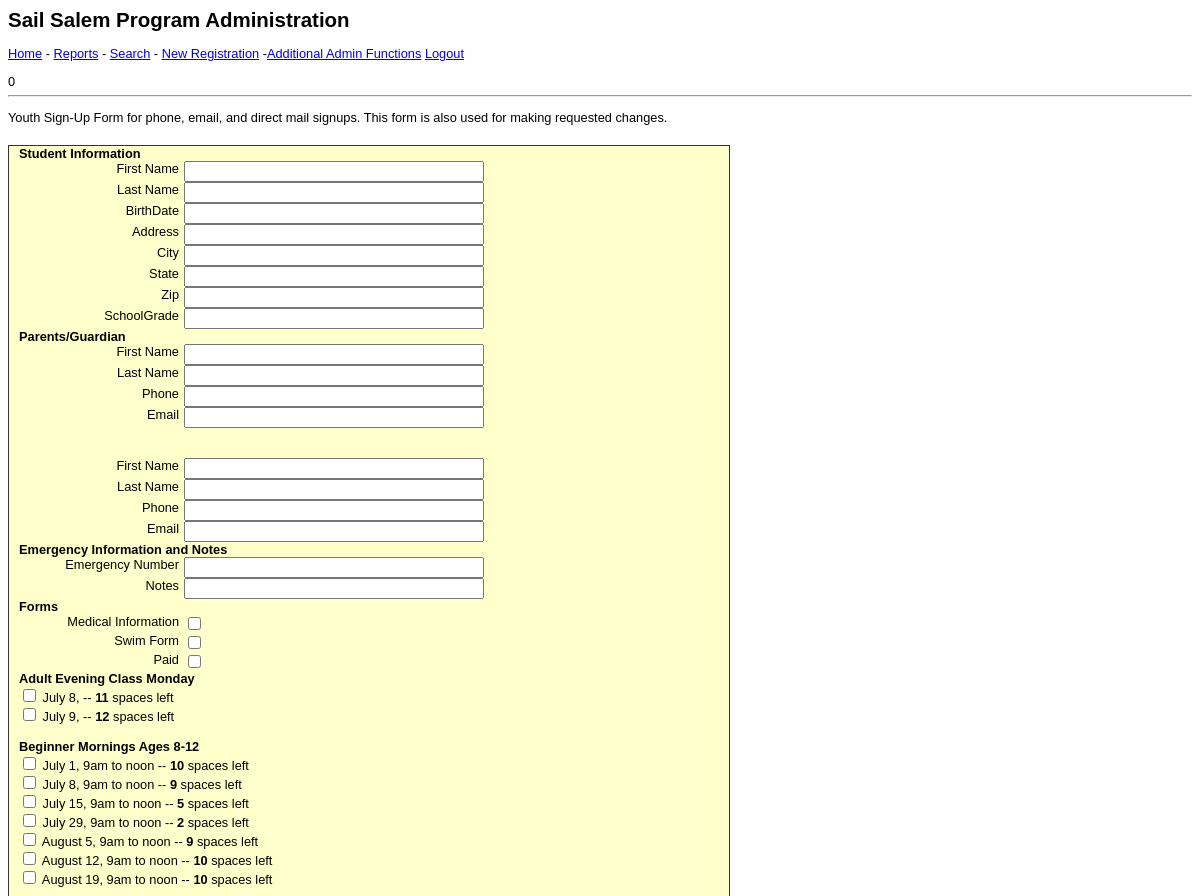
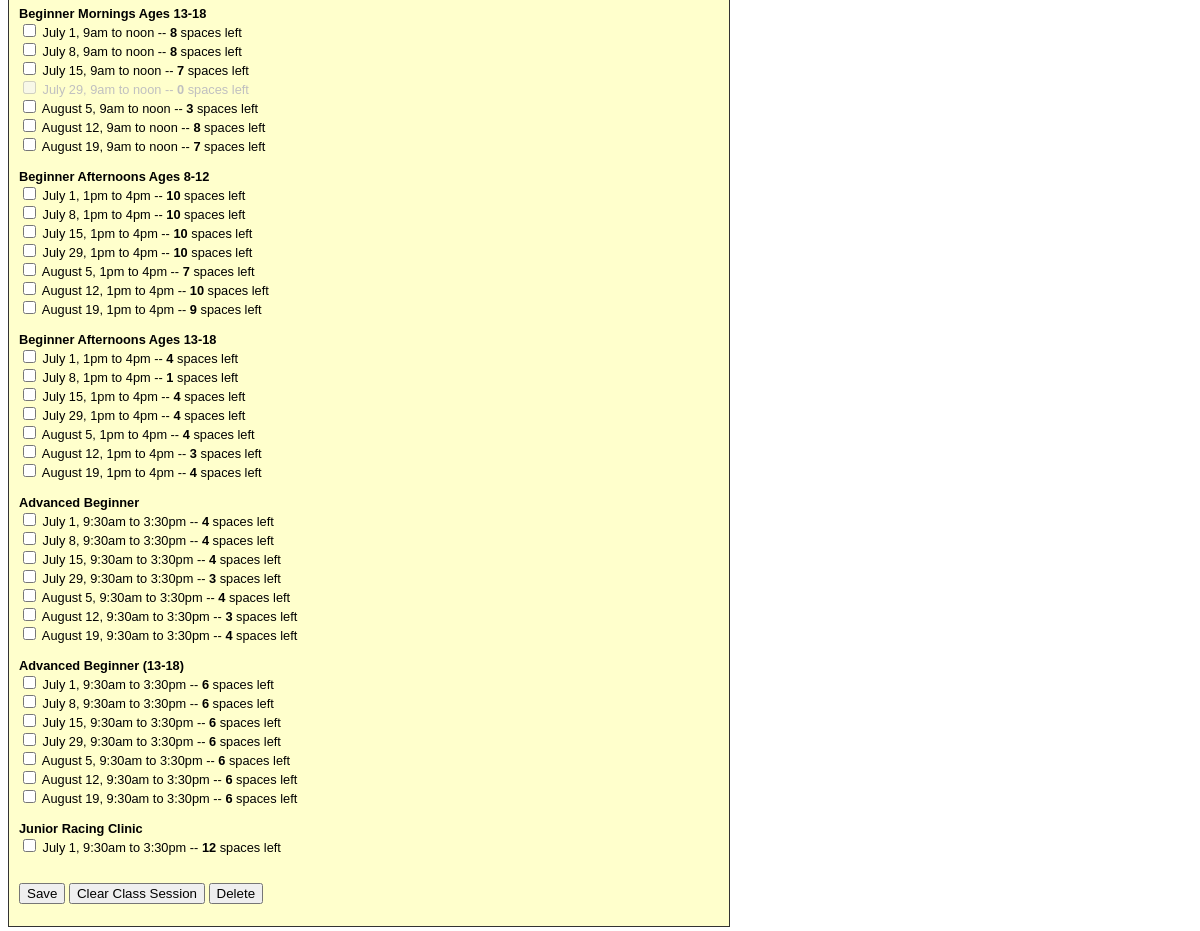
/adminregister.php (signed in), run on the app's committed database (2 pictures, top to bottom).
### tables this page shows
CREATE TABLE `sailing_program` (
  `id_sailing_program` int(11) NOT NULL AUTO_INCREMENT,
  `class_name` varchar(45) NOT NULL,
  `class_description` varchar(200) NOT NULL,
  `full_day` int(11) NOT NULL DEFAULT '0',
  `sort_order` int(2) NOT NULL DEFAULT '0',
  `class_type` varchar(50) NOT NULL,
  `age_group` varchar(50) NOT NULL,
  PRIMARY KEY (`id_sailing_program`),
  UNIQUE KEY `class_name_UNIQUE` (`class_name`)
);

### includes/sailing_program.php (called while the page is built, shortened)
<?php
class sailing_program {
  function getPrograms () {
 		$query = "
 				SELECT
 					*
 				FROM
 					sailing_program
 			  ORDER BY
 			    sort_order ASC
 				";
 		$db = new db;
 		$resultSet = $db->select($query);
 		return $resultSet;
 	}
}

### includes/db.php (called while the page is built, shortened)
<?php
class db {
  private $dbhost = 'localhost:8889';
  private $dbuser = 'sailsalem';
	private $dbpass = 'airodoodle';
	protected function open ()
	{
		$this->conn = mysql_connect($this->dbhost, $this->dbuser, $this->dbpass) or die
			('Database connection problem: ' . __LINE__ . mysql_error() );
	}
	function select ($query)
	{
		$resultSet = mysql_query($query) or die('Query execution problem: ' . mysql_error() . ""  );
		return $resultSet;
	}
}

### includes/sailing_session.php (called while the page is built, shortened)
<?php
class sailing_session {
	function getSessions ($id_sailing_program) {
		$query = "
				SELECT
					*
				FROM
					session_detail
				WHERE
					id_sailing_program = " . $id_sailing_program ;
		$db = new db;
		$resultSet = $db->select($query);
		return $resultSet;
	}
}
?>

### adminregister.php (the view, shortened to what this page needs)
<?php  ?><?php
include ('db.php');
include_once ('sailing_program.php');
include_once ('sailing_session.php');
include ('controls.php');
class admin_register {
		?>
		<?php
	function showRegistrationForm ($id_student) {
		$controls = new controls;
		$student = new student;
		$session_student = new session_student();
		$form_student = new form_student();
		echo $id_student;
		if ($id_student > 0) {
			$student->id_student = $id_student;
			$student->get();
			$session_student->id_student = $student->id_student;
			$rs_sessions = $session_student->getByStudent();
      foreach ($rs_sessions as $row) {
         $sr[] = $row["id_sailing_session"];
      }
      var_dump($rs_sessions);
			$form_student->id_student = $student->id_student;
			$forms = $form_student->getByStudent();
			while ($row = mysql_fetch_object($forms)) {
				switch ($row->id_form) {
					case 1:
						$med_form_checked = "checked";
						break;
					case 2:
						$swim_form_checked = "checked";
						break;
				};
			}
			$student_type = "existing" ;
		} else {
			$id_student = 0;
		}
    $str_birthdate = '';
?>
		<form id="youth_register" action="adminregister.php" method="post">
			<hr>
			<p>Youth Sign-Up Form for phone, email, and direct mail signups.  This form is also used for making requested changes.
			</p>
			<fieldset class="publicreg">
				<b>Student Information</b><br/>
				<label for="first_name">First Name</label><input type="text" class="text" name="first_name" value="<?php echo $student->first_name ?>" tabindex="1"> <br/>
				<label for="last_name">Last Name</label><input type="text" class="text" name="last_name" value="<?php echo $student->last_name ?>" tabindex="2"> <br/>
				<label for="birth_date">BirthDate</label><input type="text" class="text" name="birth_date" value="<?php echo $str_birthdate?>" tabindex="3"> <br/>
				<label for="address">Address</label><input type="text" class="text" name="address" value="<?php echo $student->address ?>" tabindex="4"><br/>
				<label>City			</label><input type="text" class="text" name="city" value="<?php echo $student->city ?>" tabindex="5"><br/>
				<label>State			</label><input type="text" class="text" name="state" value="<?php echo $student->state ?>" tabindex="6"><br/>
				<label>Zip				</label><input type="text" class="text" name="zip" value="<?php echo $student->zip ?>" tabindex="7"><br/>
				<label>SchoolGrade		</label><input type="text" class="text" name="school_grade" value="<?php echo $student->school_grade ?>" tabindex="8"><br/>
				<b>Parents/Guardian</b><br/>
				<label>First Name</label><input type="text" class="text" name="guardian_one_first_name" value="<?php echo $student->guardian_one_first_name ?>" tabindex="11"><br/>
				<label>Last Name</label><input type="text" class="text" name="guardian_one_last_name" value="<?php echo $student->guardian_one_last_name ?>" tabindex="12"><br/>
				<label>Phone			</label><input type="text" class="text" name="phone1" value="<?php echo $student->phone1 ?>" tabindex="13"><br/>
				<label>Email			</label><input type="text" class="text" name="email1" value="<?php echo $student->email1 ?>" tabindex="14"><br/>
				<br></br>
				<label>First Name			</label><input type="text" class="text" name="guardian_two_first_name" value="<?php echo $student->guardian_two_first_name ?>" tabindex=15><br/>
				<label>Last Name			</label><input type="text" class="text" name="guardian_two_last_name" value="<?php echo $student->guardian_two_last_name ?>" tabindex=16><br/>
				<label>Phone			</label><input type="text" class="text" name="phone2" value="<?php echo $student->phone2 ?>" tabindex="17"><br/>
				<label>Email			</label><input type="text" class="text" name="email2" value="<?php echo $student->email2 ?>" tabindex="18"><br/>
				<b>Emergency Information and Notes</b><br/>
				<label>Emergency Number		</label><input type="text" class="text" name="emergency_phone" value="<?php echo $student->emergency_phone ?>" tabindex="19"><br/>
				<label>Notes			</label><input type="text" class="text" name="notes" value="<?php echo $student->notes ?>" tabindex="20"><br/>
				<b>Forms</b><br/>
				<label for="med_form">Medical Information		</label><input type="checkbox" class="checkbox" name="cbx_forms[med]" value="1" <?php echo $med_form_checked ?> tabindex="21"><br/>
				<label for="swim_form">Swim Form			    </label><input type="checkbox" class="checkbox" name="cbx_forms[swim]" value="1" <?php echo $swim_form_checked ?> tabindex="22"><br/>
				<label for="paid">Paid</label><input type="checkbox" class="checkbox" name="paid" value="1" <?php echo $student->paid ?> tabindex="23"><br/>
<?php
        $sailing_program = new sailing_program();
        $resultSet = $sailing_program->getPrograms();
        while ($row = mysql_fetch_array($resultSet)) {
          echo "<b>" . $row["class_name"] . "</b><br/>";
          if ($id_student > 0) {
            $controls->sessionRadio($row["class_name"], $row["id_sailing_program"], $sr);
          } else {
            $controls->sessionRadio($row["class_name"], $row["id_sailing_program"]);
          }
          echo "<br/>";
        }
?>
			<p>
				<input type="submit" name="update" value="Save" />
				<button id="clear_session" value="Clear Class Selection" >Clear Class Session</button>
        <input type="submit" name="delete" value="Delete" />
			</p>
			</fieldset>
		</form>
	<?php
	}
}
?>
<?php
include('menu.php');
?>
</head>
<?php
$reg = new admin_register;
if ($_SERVER['REQUEST_METHOD'] == 'POST') {
	$reg->submit();
} else if (array_key_exists("id", $_REQUEST)) {
	$reg->showRegistrationForm($_REQUEST["id"]) ;
} else {
	$reg->showRegistrationForm(0) ;
}
?>
</body>
</html>

### includes/controls.php (shortened to what this page needs)
<?php  ?><?php
class controls {
	function sessionRadio($name, $id_sailing_program, $ar_sessions = "") {
		$sailing_session = new sailing_session();
		$sessions = $sailing_session->getSessions($id_sailing_program);
		while ($row = mysql_fetch_array($sessions, MYSQL_ASSOC)) {
			$checked = "";
			$disabled = "";
			$style="";
			if (($row["spaces_left"] < 1) && ($checked == "")) {
				$disabled = "disabled";
				$style="color: #C0C0C0; ";
			}
			$spaces_left = 0;
			if ($row["spaces_left"] < 1) {
				$spaces_left = 0;
			} else {
				$spaces_left = $row["spaces_left"];
			}
      $ss_id = $row["id_sailing_session"];
			printf ("<input type=\"checkbox\" name=\"id_sailing_session[$ss_id]\" value=\"%s\" %s %s> ",
				$ss_id,
				$checked,
				$disabled);
			printf ("<span style=\"%s \"> ",
				$style);
			printf ("%s %s, %s -- <b>%s</b> spaces left <br/>\n",
				$row["month_name"],
				$row["day_name"],
				$row["time_of_day"],
				$spaces_left,
				$row["student_limit"]);
			printf ("</span> ");
		}
	}
}
?>

### includes/css/styles.css (style rules this page uses)
body { font-family: Arial,sans-serif; font-size: .8em; }

### adminregister.php (style rules this page uses)
fieldset.publicreg { border-width:1px; border-style:solid; border-color:#333333; background-color:#FFFFCC; margin:20px 0px 20px 0px; width:700px; position:relative; display:block; padding: 0 10px 10px 10px; }
fieldset.publicreg label { float:left; width:160px; text-align:right; margin:0px 5px 0px 0px; }
fieldset.publicreg input.text { width:300px; }

### data on the page
sailing_program: class_name "Adult Evening Class Monday", value "July 8, -- 11 spaces left", value "July 9, -- 12 spaces left"
sailing_program: class_name "Beginner Mornings Ages 8-12", value "July 1, 9am to noon -- 10 spaces left", value "July 8, 9am to noon -- 9 spaces left", value "July 15, 9am to noon -- 5 spaces left", value "July 29, 9am to noon -- 2 spaces left", value "August 5, 9am to noon -- 9 spaces left", value "August 12, 9am to noon -- 10 spaces left", value "August 19, 9am to noon -- 10 spaces left"
sailing_program: class_name "Beginner Mornings Ages 13-18", value "July 1, 9am to noon -- 8 spaces left", value "July 8, 9am to noon -- 8 spaces left", value "July 15, 9am to noon -- 7 spaces left", value "July 29, 9am to noon -- 0 spaces left", value "August 5, 9am to noon -- 3 spaces left", value "August 12, 9am to noon -- 8 spaces left", value "August 19, 9am to noon -- 7 spaces left"
sailing_program: class_name "Beginner Afternoons Ages 8-12", value "July 1, 1pm to 4pm -- 10 spaces left", value "July 8, 1pm to 4pm -- 10 spaces left", value "July 15, 1pm to 4pm -- 10 spaces left", value "July 29, 1pm to 4pm -- 10 spaces left", value "August 5, 1pm to 4pm -- 7 spaces left", value "August 12, 1pm to 4pm -- 10 spaces left", value "August 19, 1pm to 4pm -- 9 spaces left"
sailing_program: class_name "Beginner Afternoons Ages 13-18", value "July 1, 1pm to 4pm -- 4 spaces left", value "July 8, 1pm to 4pm -- 1 spaces left", value "July 15, 1pm to 4pm -- 4 spaces left", value "July 29, 1pm to 4pm -- 4 spaces left", value "August 5, 1pm to 4pm -- 4 spaces left", value "August 12, 1pm to 4pm -- 3 spaces left", value "August 19, 1pm to 4pm -- 4 spaces left"
sailing_program: class_name "Advanced Beginner", value "July 1, 9:30am to 3:30pm -- 4 spaces left", value "July 8, 9:30am to 3:30pm -- 4 spaces left", value "July 15, 9:30am to 3:30pm -- 4 spaces left", value "July 29, 9:30am to 3:30pm -- 3 spaces left", value "August 5, 9:30am to 3:30pm -- 4 spaces left", value "August 12, 9:30am to 3:30pm -- 3 spaces left", value "August 19, 9:30am to 3:30pm -- 4 spaces left"
sailing_program: class_name "Advanced Beginner (13-18)", value "July 1, 9:30am to 3:30pm -- 6 spaces left", value "July 8, 9:30am to 3:30pm -- 6 spaces left", value "July 15, 9:30am to 3:30pm -- 6 spaces left", value "July 29, 9:30am to 3:30pm -- 6 spaces left", value "August 5, 9:30am to 3:30pm -- 6 spaces left", value "August 12, 9:30am to 3:30pm -- 6 spaces left", value "August 19, 9:30am to 3:30pm -- 6 spaces left"
sailing_program: class_name "Junior Racing Clinic", value "July 1, 9:30am to 3:30pm -- 12 spaces left"

### other printed values
$id_student "0"
